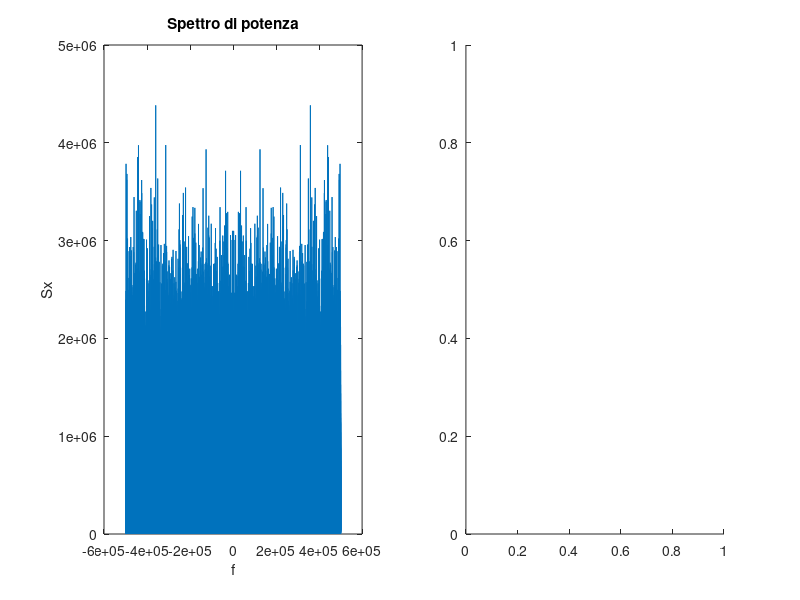

Here is the MATLAB script that generated this plot: (Note: this script raises an error after producing the figure.)
clear all
close all

%% Definizione segnale tramite rand

V = 1; % Ampiezza massima del segnale (da -V a +V)
fc = 10e5; % Frequenza di campionamento (scelta arbitraria)
Tc = 1/fc; % Tempo di campionamento
samples = 1e6; % Numero di campioni del segnale (arbitrario)
t = (0:1:samples-1)*Tc; % Valori asse dei tempi dei campioni del segnale

sig = rand(1,samples); % Generazione del segnale
sig = (sig-0.5)*2*V; % Normalizzazione del segnale (media nulla e varianza pari a V)

%% Calcolo e plot spettro di potenza

psd = abs(fft(sig)).^2;
f = linspace(-fc/2, +fc/2, samples); % Valori trasformata asse delle frequenze

figure(1)

subplot(1,2,1)
grid on
plot(f, fftshift(psd))
xlabel('f')
ylabel('Sx')
title('Spettro di potenza')

%% Plot densità di probabilità

subplot(1,2,2)
histogram(sig, 30)
title('Densità di probabilità')

%% Calcolo delle SNR

nbit = [4 6 8];
peA = logspace(-9,-1, 1e3);
peB = logspace(-9, -1, 9);

figure (2)

for i = 1:length(nbit)
    
    % Definizione partizioni quantizzazione
    M = 2^nbit(i); % Numero intervalli di quantizzazione
    DV = 2*V/M; % Passo di quantizzazione
    partition = -V+DV:DV:V-DV; % Partizione asse delle ampiezze
    codebook = -V+DV/2:DV:V-DV/2; % Valori quantizzati
    
    % Quantizzazione
    [index, quants] = quantiz(sig,partition,codebook);
    
    % Calcolo SNR
    SNRt = M^2./(1+4*(M^2-1)*peA); % SNR teorica
    SNR = fullSNR(sig, index, codebook, peB); % SNR segnale
    
    subplot(3,1,i)
    line = ['SNR (', num2str(nbit(i)), ' bit)'];
    semilogx(peA, 10*log10(SNRt));
    hold on
    grid on
    semilogx(peB, SNR, 'o');
    title(line);
    legend('SNR teorica', 'SNR segnale');
    xlabel('P_e')
    
end

function SNR=fullSNR(sig, index, codebook, pe) % funzione per il calcolo di SNR su tutte le probabilità

SNR = zeros(1, length(pe));
indata = de2bi(index); % Codifica

for i = 1:length(pe)
    outdata = bsc(indata, pe(i)); % Simulazione trasmissione
    outidx = bi2de(outdata);
    vout = codebook(outidx+1);
    e = sig - vout; % Segnale d'errore/rumore
    SNR(i) = snr(sig, e);
end

end
